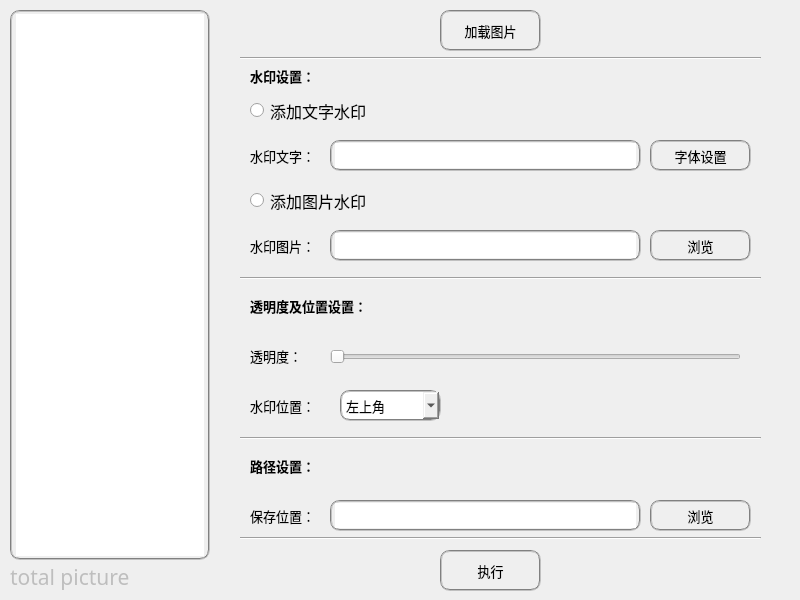
<?xml version="1.0" encoding="UTF-8"?>
<ui version="4.0">
 <class>Form</class>
 <widget class="QWidget" name="Form">
  <property name="geometry">
   <rect>
    <x>0</x>
    <y>0</y>
    <width>800</width>
    <height>600</height>
   </rect>
  </property>
  <property name="minimumSize">
   <size>
    <width>800</width>
    <height>600</height>
   </size>
  </property>
  <property name="maximumSize">
   <size>
    <width>800</width>
    <height>600</height>
   </size>
  </property>
  <property name="windowTitle">
   <string>Form</string>
  </property>
  <widget class="QLabel" name="totalpic">
   <property name="enabled">
    <bool>false</bool>
   </property>
   <property name="geometry">
    <rect>
     <x>10</x>
     <y>560</y>
     <width>121</width>
     <height>31</height>
    </rect>
   </property>
   <property name="font">
    <font>
     <family>Agency FB</family>
     <pointsize>16</pointsize>
     <weight>50</weight>
     <bold>false</bold>
    </font>
   </property>
   <property name="text">
    <string>total picture：</string>
   </property>
   <property name="textFormat">
    <enum>Qt::AutoText</enum>
   </property>
  </widget>
  <widget class="QListWidget" name="piclist">
   <property name="geometry">
    <rect>
     <x>10</x>
     <y>10</y>
     <width>200</width>
     <height>550</height>
    </rect>
   </property>
   <property name="styleSheet">
    <string notr="true">border:2px groove gray;border-radius:10px;padding:2px 4px;</string>
   </property>
   <property name="frameShape">
    <enum>QFrame::Box</enum>
   </property>
   <property name="frameShadow">
    <enum>QFrame::Plain</enum>
   </property>
   <property name="lineWidth">
    <number>1</number>
   </property>
   <property name="midLineWidth">
    <number>0</number>
   </property>
   <property name="verticalScrollBarPolicy">
    <enum>Qt::ScrollBarAsNeeded</enum>
   </property>
   <property name="sortingEnabled">
    <bool>true</bool>
   </property>
  </widget>
  <widget class="QLabel" name="totalpic_num">
   <property name="enabled">
    <bool>false</bool>
   </property>
   <property name="geometry">
    <rect>
     <x>130</x>
     <y>560</y>
     <width>71</width>
     <height>34</height>
    </rect>
   </property>
   <property name="font">
    <font>
     <family>Agency FB</family>
     <pointsize>16</pointsize>
     <weight>75</weight>
     <bold>true</bold>
    </font>
   </property>
   <property name="text">
    <string/>
   </property>
   <property name="textFormat">
    <enum>Qt::AutoText</enum>
   </property>
  </widget>
  <widget class="QRadioButton" name="radioButton1">
   <property name="geometry">
    <rect>
     <x>250</x>
     <y>90</y>
     <width>211</width>
     <height>41</height>
    </rect>
   </property>
   <property name="font">
    <font>
     <family>微软雅黑 Light</family>
     <pointsize>12</pointsize>
     <weight>50</weight>
     <bold>false</bold>
    </font>
   </property>
   <property name="text">
    <string>添加文字水印</string>
   </property>
  </widget>
  <widget class="QRadioButton" name="radioButton2">
   <property name="geometry">
    <rect>
     <x>250</x>
     <y>180</y>
     <width>211</width>
     <height>41</height>
    </rect>
   </property>
   <property name="font">
    <font>
     <family>微软雅黑 Light</family>
     <pointsize>12</pointsize>
     <weight>50</weight>
     <bold>false</bold>
    </font>
   </property>
   <property name="text">
    <string>添加图片水印</string>
   </property>
  </widget>
  <widget class="QLabel" name="label">
   <property name="geometry">
    <rect>
     <x>250</x>
     <y>60</y>
     <width>101</width>
     <height>31</height>
    </rect>
   </property>
   <property name="font">
    <font>
     <family>微软雅黑</family>
     <pointsize>10</pointsize>
     <weight>75</weight>
     <bold>true</bold>
    </font>
   </property>
   <property name="text">
    <string>水印设置：</string>
   </property>
  </widget>
  <widget class="QPushButton" name="pushButton">
   <property name="geometry">
    <rect>
     <x>440</x>
     <y>10</y>
     <width>101</width>
     <height>41</height>
    </rect>
   </property>
   <property name="font">
    <font>
     <family>微软雅黑 Light</family>
     <pointsize>10</pointsize>
    </font>
   </property>
   <property name="styleSheet">
    <string notr="true">border:2px groove gray;border-radius:10px;padding:2px 4px;</string>
   </property>
   <property name="text">
    <string>加载图片</string>
   </property>
  </widget>
  <widget class="QLabel" name="label_2">
   <property name="geometry">
    <rect>
     <x>250</x>
     <y>140</y>
     <width>101</width>
     <height>31</height>
    </rect>
   </property>
   <property name="font">
    <font>
     <family>微软雅黑 Light</family>
     <pointsize>10</pointsize>
    </font>
   </property>
   <property name="text">
    <string>水印文字：</string>
   </property>
  </widget>
  <widget class="QLabel" name="label_3">
   <property name="geometry">
    <rect>
     <x>250</x>
     <y>230</y>
     <width>101</width>
     <height>31</height>
    </rect>
   </property>
   <property name="font">
    <font>
     <family>微软雅黑 Light</family>
     <pointsize>10</pointsize>
    </font>
   </property>
   <property name="text">
    <string>水印图片：</string>
   </property>
  </widget>
  <widget class="QTextEdit" name="textEdit_text">
   <property name="geometry">
    <rect>
     <x>330</x>
     <y>140</y>
     <width>311</width>
     <height>31</height>
    </rect>
   </property>
   <property name="styleSheet">
    <string notr="true">border:2px groove gray;border-radius:10px;padding:1px 3px;</string>
   </property>
  </widget>
  <widget class="QPushButton" name="pushButton_text">
   <property name="geometry">
    <rect>
     <x>650</x>
     <y>140</y>
     <width>101</width>
     <height>31</height>
    </rect>
   </property>
   <property name="font">
    <font>
     <family>微软雅黑 Light</family>
     <pointsize>10</pointsize>
    </font>
   </property>
   <property name="styleSheet">
    <string notr="true">border:2px groove gray;border-radius:10px;padding:2px 4px;</string>
   </property>
   <property name="text">
    <string>字体设置</string>
   </property>
  </widget>
  <widget class="QPushButton" name="pushButton_pic">
   <property name="geometry">
    <rect>
     <x>650</x>
     <y>230</y>
     <width>101</width>
     <height>31</height>
    </rect>
   </property>
   <property name="font">
    <font>
     <family>微软雅黑 Light</family>
     <pointsize>10</pointsize>
    </font>
   </property>
   <property name="styleSheet">
    <string notr="true">border:2px groove gray;border-radius:10px;padding:2px 4px;</string>
   </property>
   <property name="text">
    <string>浏览</string>
   </property>
  </widget>
  <widget class="QTextEdit" name="textEdit_pic">
   <property name="geometry">
    <rect>
     <x>330</x>
     <y>230</y>
     <width>311</width>
     <height>31</height>
    </rect>
   </property>
   <property name="styleSheet">
    <string notr="true">border:2px groove gray;border-radius:10px;padding:1px 3px;</string>
   </property>
  </widget>
  <widget class="QLabel" name="label_4">
   <property name="geometry">
    <rect>
     <x>250</x>
     <y>290</y>
     <width>171</width>
     <height>31</height>
    </rect>
   </property>
   <property name="font">
    <font>
     <family>微软雅黑</family>
     <pointsize>10</pointsize>
     <weight>75</weight>
     <bold>true</bold>
    </font>
   </property>
   <property name="text">
    <string>透明度及位置设置：</string>
   </property>
  </widget>
  <widget class="QLabel" name="label_5">
   <property name="geometry">
    <rect>
     <x>250</x>
     <y>340</y>
     <width>71</width>
     <height>31</height>
    </rect>
   </property>
   <property name="font">
    <font>
     <family>微软雅黑 Light</family>
     <pointsize>10</pointsize>
    </font>
   </property>
   <property name="text">
    <string>透明度：</string>
   </property>
  </widget>
  <widget class="QSlider" name="Slider1">
   <property name="geometry">
    <rect>
     <x>330</x>
     <y>341</y>
     <width>411</width>
     <height>31</height>
    </rect>
   </property>
   <property name="orientation">
    <enum>Qt::Horizontal</enum>
   </property>
  </widget>
  <widget class="QLabel" name="label_6">
   <property name="geometry">
    <rect>
     <x>250</x>
     <y>390</y>
     <width>81</width>
     <height>31</height>
    </rect>
   </property>
   <property name="font">
    <font>
     <family>微软雅黑 Light</family>
     <pointsize>10</pointsize>
    </font>
   </property>
   <property name="text">
    <string>水印位置：</string>
   </property>
  </widget>
  <widget class="QComboBox" name="comboBox">
   <property name="geometry">
    <rect>
     <x>340</x>
     <y>390</y>
     <width>101</width>
     <height>31</height>
    </rect>
   </property>
   <property name="font">
    <font>
     <family>微软雅黑 Light</family>
     <pointsize>10</pointsize>
    </font>
   </property>
   <property name="styleSheet">
    <string notr="true">border:2px groove gray;border-radius:10px;padding:2px 4px;</string>
   </property>
   <property name="currentText">
    <string>左上角</string>
   </property>
   <property name="currentIndex">
    <number>0</number>
   </property>
   <item>
    <property name="text">
     <string>左上角</string>
    </property>
   </item>
   <item>
    <property name="text">
     <string>左下角</string>
    </property>
   </item>
   <item>
    <property name="text">
     <string>右上角</string>
    </property>
   </item>
   <item>
    <property name="text">
     <string>右下角</string>
    </property>
   </item>
   <item>
    <property name="text">
     <string>居中</string>
    </property>
   </item>
  </widget>
  <widget class="QLabel" name="label_7">
   <property name="geometry">
    <rect>
     <x>250</x>
     <y>450</y>
     <width>171</width>
     <height>31</height>
    </rect>
   </property>
   <property name="font">
    <font>
     <family>微软雅黑</family>
     <pointsize>10</pointsize>
     <weight>75</weight>
     <bold>true</bold>
    </font>
   </property>
   <property name="text">
    <string>路径设置：</string>
   </property>
  </widget>
  <widget class="QTextEdit" name="textEdit_pos">
   <property name="geometry">
    <rect>
     <x>330</x>
     <y>500</y>
     <width>311</width>
     <height>31</height>
    </rect>
   </property>
   <property name="styleSheet">
    <string notr="true">border:2px groove gray;border-radius:10px;padding:1px 3px;</string>
   </property>
  </widget>
  <widget class="QLabel" name="label_8">
   <property name="geometry">
    <rect>
     <x>250</x>
     <y>500</y>
     <width>101</width>
     <height>31</height>
    </rect>
   </property>
   <property name="font">
    <font>
     <family>微软雅黑 Light</family>
     <pointsize>10</pointsize>
    </font>
   </property>
   <property name="text">
    <string>保存位置：</string>
   </property>
  </widget>
  <widget class="QPushButton" name="pushButton_pos">
   <property name="geometry">
    <rect>
     <x>650</x>
     <y>500</y>
     <width>101</width>
     <height>31</height>
    </rect>
   </property>
   <property name="font">
    <font>
     <family>微软雅黑 Light</family>
     <pointsize>10</pointsize>
    </font>
   </property>
   <property name="styleSheet">
    <string notr="true">border:2px groove gray;border-radius:10px;padding:2px 4px;</string>
   </property>
   <property name="text">
    <string>浏览</string>
   </property>
  </widget>
  <widget class="QPushButton" name="pushButton_exec">
   <property name="geometry">
    <rect>
     <x>440</x>
     <y>550</y>
     <width>101</width>
     <height>41</height>
    </rect>
   </property>
   <property name="font">
    <font>
     <family>微软雅黑 Light</family>
     <pointsize>10</pointsize>
    </font>
   </property>
   <property name="styleSheet">
    <string notr="true">border:2px groove gray;border-radius:10px;padding:2px 4px;</string>
   </property>
   <property name="text">
    <string>执行</string>
   </property>
  </widget>
  <widget class="Line" name="line">
   <property name="geometry">
    <rect>
     <x>240</x>
     <y>50</y>
     <width>521</width>
     <height>16</height>
    </rect>
   </property>
   <property name="orientation">
    <enum>Qt::Horizontal</enum>
   </property>
  </widget>
  <widget class="Line" name="line_2">
   <property name="geometry">
    <rect>
     <x>240</x>
     <y>270</y>
     <width>521</width>
     <height>16</height>
    </rect>
   </property>
   <property name="orientation">
    <enum>Qt::Horizontal</enum>
   </property>
  </widget>
  <widget class="Line" name="line_3">
   <property name="geometry">
    <rect>
     <x>240</x>
     <y>430</y>
     <width>521</width>
     <height>16</height>
    </rect>
   </property>
   <property name="orientation">
    <enum>Qt::Horizontal</enum>
   </property>
  </widget>
  <widget class="Line" name="line_4">
   <property name="geometry">
    <rect>
     <x>240</x>
     <y>530</y>
     <width>521</width>
     <height>16</height>
    </rect>
   </property>
   <property name="orientation">
    <enum>Qt::Horizontal</enum>
   </property>
  </widget>
 </widget>
 <resources/>
 <connections>
  <connection>
   <sender>pushButton</sender>
   <signal>clicked()</signal>
   <receiver>piclist</receiver>
   <slot>selectAll()</slot>
   <hints>
    <hint type="sourcelabel">
     <x>482</x>
     <y>31</y>
    </hint>
    <hint type="destinationlabel">
     <x>89</x>
     <y>121</y>
    </hint>
   </hints>
  </connection>
  <connection>
   <sender>radioButton1</sender>
   <signal>toggled(bool)</signal>
   <receiver>Form</receiver>
   <slot>text()</slot>
   <hints>
    <hint type="sourcelabel">
     <x>342</x>
     <y>105</y>
    </hint>
    <hint type="destinationlabel">
     <x>329</x>
     <y>30</y>
    </hint>
   </hints>
  </connection>
  <connection>
   <sender>pushButton_text</sender>
   <signal>clicked()</signal>
   <receiver>textEdit_text</receiver>
   <slot>paste()</slot>
   <hints>
    <hint type="sourcelabel">
     <x>692</x>
     <y>156</y>
    </hint>
    <hint type="destinationlabel">
     <x>594</x>
     <y>155</y>
    </hint>
   </hints>
  </connection>
  <connection>
   <sender>pushButton_pic</sender>
   <signal>clicked()</signal>
   <receiver>textEdit_pic</receiver>
   <slot>paste()</slot>
   <hints>
    <hint type="sourcelabel">
     <x>698</x>
     <y>255</y>
    </hint>
    <hint type="destinationlabel">
     <x>583</x>
     <y>252</y>
    </hint>
   </hints>
  </connection>
  <connection>
   <sender>radioButton2</sender>
   <signal>clicked()</signal>
   <receiver>Form</receiver>
   <slot>pic()</slot>
   <hints>
    <hint type="sourcelabel">
     <x>271</x>
     <y>205</y>
    </hint>
    <hint type="destinationlabel">
     <x>554</x>
     <y>100</y>
    </hint>
   </hints>
  </connection>
  <connection>
   <sender>Slider1</sender>
   <signal>valueChanged(int)</signal>
   <receiver>Form</receiver>
   <slot>alpha()</slot>
   <hints>
    <hint type="sourcelabel">
     <x>419</x>
     <y>361</y>
    </hint>
    <hint type="destinationlabel">
     <x>496</x>
     <y>315</y>
    </hint>
   </hints>
  </connection>
  <connection>
   <sender>comboBox</sender>
   <signal>currentTextChanged(QString)</signal>
   <receiver>Form</receiver>
   <slot>pos()</slot>
   <hints>
    <hint type="sourcelabel">
     <x>376</x>
     <y>405</y>
    </hint>
    <hint type="destinationlabel">
     <x>552</x>
     <y>402</y>
    </hint>
   </hints>
  </connection>
  <connection>
   <sender>pushButton_pos</sender>
   <signal>clicked()</signal>
   <receiver>textEdit_pos</receiver>
   <slot>paste()</slot>
   <hints>
    <hint type="sourcelabel">
     <x>681</x>
     <y>516</y>
    </hint>
    <hint type="destinationlabel">
     <x>566</x>
     <y>508</y>
    </hint>
   </hints>
  </connection>
  <connection>
   <sender>pushButton_exec</sender>
   <signal>clicked()</signal>
   <receiver>Form</receiver>
   <slot>execu()</slot>
   <hints>
    <hint type="sourcelabel">
     <x>474</x>
     <y>574</y>
    </hint>
    <hint type="destinationlabel">
     <x>354</x>
     <y>562</y>
    </hint>
   </hints>
  </connection>
  <connection>
   <sender>pushButton</sender>
   <signal>clicked()</signal>
   <receiver>Form</receiver>
   <slot>addpic()</slot>
   <hints>
    <hint type="sourcelabel">
     <x>523</x>
     <y>23</y>
    </hint>
    <hint type="destinationlabel">
     <x>610</x>
     <y>30</y>
    </hint>
   </hints>
  </connection>
  <connection>
   <sender>totalpic_num</sender>
   <signal>linkActivated(QString)</signal>
   <receiver>totalpic_num</receiver>
   <slot>clear()</slot>
   <hints>
    <hint type="sourcelabel">
     <x>165</x>
     <y>576</y>
    </hint>
    <hint type="destinationlabel">
     <x>134</x>
     <y>570</y>
    </hint>
   </hints>
  </connection>
 </connections>
 <slots>
  <slot>text()</slot>
  <slot>pic()</slot>
  <slot>alpha()</slot>
  <slot>pos()</slot>
  <slot>execu()</slot>
  <slot>addpic()</slot>
 </slots>
</ui>
